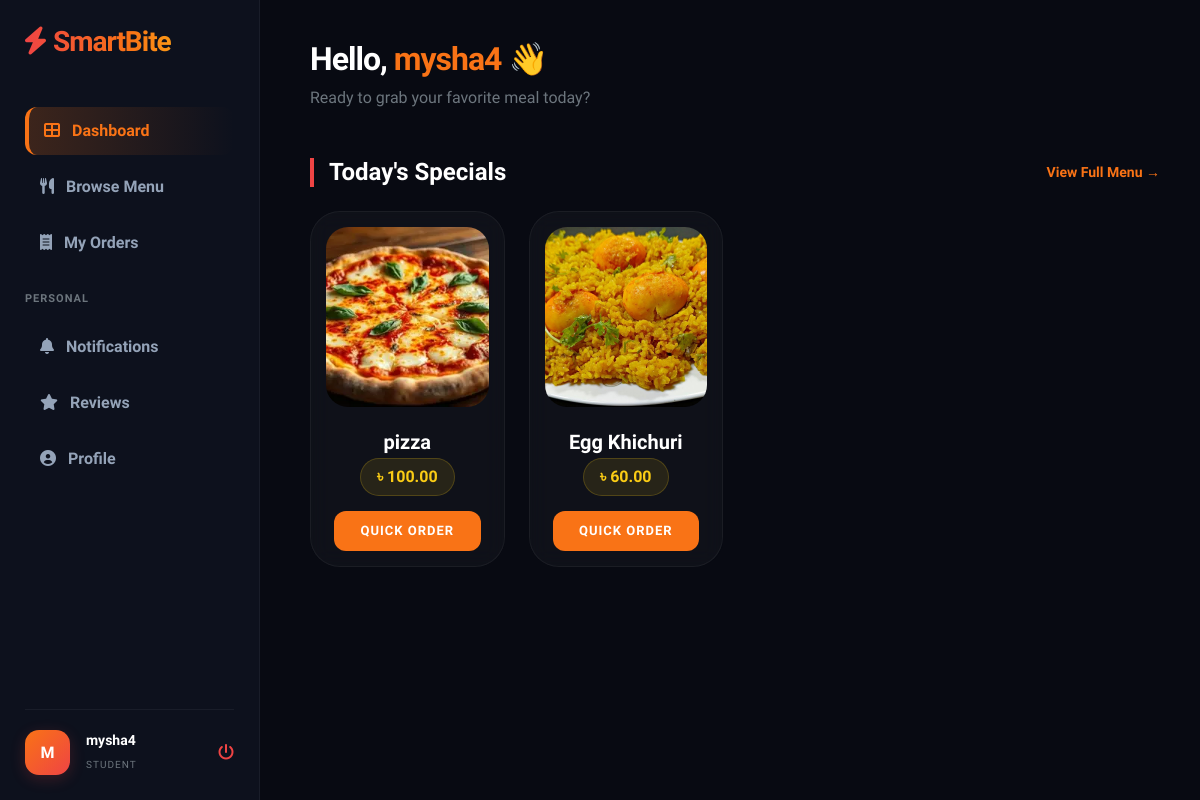
/dashboard/ (signed in), run on the app's committed database.
### SmartCanteen/models.py (models this page shows, shortened)
class SpecialItem(models.Model):
    name = models.CharField(max_length=100)
    price = models.DecimalField(max_digits=10, decimal_places=2)
    image = models.ImageField(
        upload_to='special_items/',
        blank=True,
        null=True
    )
    created_at = models.DateTimeField(auto_now_add=True)

### SmartCanteen/views.py (the view)
# urls.py: path('dashboard/', views.dashboard, name='dashboard'),
@login_required
def dashboard(request):
    specials = SpecialItem.objects.all().order_by('-id')
    active_orders = Order.objects.filter(
        user=request.user,
        status__in=['Pending', 'In Process', 'Ready']
    ).prefetch_related('items', 'items__food').order_by('-created_at')
    unread_count = Notification.objects.filter(
        user=request.user,
        is_read=False
    ).count()
    return render(request, 'dashboard.html', {
        'specials': specials,
        'active_orders': active_orders, # Context-e active order pathano holo
        'current_date': datetime.now(),
        'unread_notifications_count': unread_count
    })

### templates/Dashboard.html (shortened to what this page needs)
<!DOCTYPE html>
<html lang="en">
<head>
    <link href="https://cdn.jsdelivr.net/npm/bootstrap@5.3.3/dist/css/bootstrap.min.css" rel="stylesheet">
    <link rel="stylesheet" href="https://cdnjs.cloudflare.com/ajax/libs/font-awesome/6.0.0/css/all.min.css">
</head>
<body>
    <div class="sidebar">
        <div class="sidebar-top">
            <h3 class="mb-5"><i class="fas fa-bolt me-2"></i>SmartBite</h3>
            <nav>
                <a href="{% url 'dashboard' %}" class="active-link"><span><i class="fas fa-th-large me-2"></i> Dashboard</span></a>
                <a href="{% url 'menu' %}"><span><i class="fas fa-utensils me-2"></i> Browse Menu</span></a>
                <a href="{% url 'orders_view' %}"><span><i class="fas fa-receipt me-2"></i> My Orders</span></a>
                <p class="text-secondary small fw-bold text-uppercase mt-4 mb-3" style="letter-spacing: 1px; font-size: 11px;">Personal</p>
                <a href="{% url 'notifications' %}">
                    <span><i class="fas fa-bell me-2"></i> Notifications</span>
                </a>
                <a href="{% url 'reviews_list' %}"><span><i class="fas fa-star me-2"></i> Reviews</span></a>
                <a href="{% url 'profile' %}"><span><i class="fas fa-user-circle me-2"></i> Profile</span></a>
            </nav>
        </div>
        <div class="sidebar-footer">
            <div class="user-info d-flex align-items-center gap-3">
                <div class="avatar-circle">{{ user.username|slice:":1"|upper }}</div>
                <div class="flex-grow-1">
                    <span class="d-block small fw-bold text-white">{{ user.username }}</span>
                    <span class="text-secondary" style="font-size: 10px; letter-spacing: 1px;">STUDENT</span>
                </div>
                <form action="{% url 'logout' %}" method="post" class="m-0">
                    <button type="submit" class="border-0 bg-transparent logout-btn p-0">
                        <i class="fas fa-power-off"></i>
                    </button>
                </form>
            </div>
        </div>
    </div>
    <div class="main">
        <div class="mb-5">
            <h1 class="welcome-title">Hello, <span class="text-orange">{{ user.username }}</span> 👋</h1>
            <p class="text-secondary">Ready to grab your favorite meal today?</p>
        </div>
        <div class="d-flex justify-content-between align-items-center mb-4">
            <h4 class="fw-bold mb-0" style="border-left: 4px solid var(--primary-red); padding-left: 15px;">Today's Specials</h4>
            <a href="{% url 'menu' %}" class="text-orange text-decoration-none small fw-bold">View Full Menu →</a>
        </div>
        <div class="row g-4">
            {% for item in specials %}
            <div class="col-md-4 col-lg-3">
                <div class="special-card">
                    {% if item.image %}
                        <img src="{{ item.image.url }}" class="special-img">
                    {% else %}
                        <img src="https://via.placeholder.com/300x200" class="special-img">
                    {% endif %}
                    <h5 class="fw-bold mt-2 mb-1">{{ item.name }}</h5>
                    <div class="price-tag">৳ {{ item.price }}</div>
                    <div class="px-2">
                        <a href="{% url 'menu' %}#food-{{ item.id }}" class="btn btn-order w-100">Quick Order</a>
                    </div>
                </div>
            </div>
            {% empty %}
            <div class="col-12">
                <div class="p-5 text-center rounded-4" style="background: rgba(255,255,255,0.02); border: 1px dashed rgba(255,255,255,0.1);">
                    <p class="text-secondary m-0">No special items found for today.</p>
                </div>
            </div>
            {% endfor %}
        </div>
    </div>
</body>
</html>

### templates/Dashboard.html (style rules this page uses)
:root { --primary-orange: #f97316; --primary-red: #ef4444; --primary-yellow: #facc15; --bg-dark: #080a12; --sidebar-bg: #0d111d; --card-bg: rgba(255, 255, 255, 0.03); }
body { background: var(--bg-dark); color: white; font-family: 'Plus Jakarta Sans', sans-serif; overflow-x: hidden; }
.sidebar { width: 260px; height: 100vh; background: var(--sidebar-bg); position: fixed; top: 0; left: 0; padding: 25px; display: flex; flex-direction: column; justify-content: space-between; border-right: 1px solid rgba(255, 255, 255, 0.05); }
.sidebar h3 { font-weight: 800; background: linear-gradient(to right, var(--primary-red), var(--primary-orange), var(--primary-yellow)); -webkit-background-clip: text; -webkit-text-fill-color: transparent; letter-spacing: -1px; }
.sidebar a { display: flex; align-items: center; justify-content: space-between; color: #94a3b8; padding: 12px 15px; text-decoration: none; border-radius: 12px; transition: 0.3s; margin-bottom: 8px; font-weight: 600; }
.active-link { background: linear-gradient(90deg, rgba(249, 115, 22, 0.2), transparent) !important; color: var(--primary-orange) !important; border-left: 4px solid var(--primary-orange); }
.sidebar-footer { border-top: 1px solid rgba(255, 255, 255, 0.05); padding-top: 20px; }
.avatar-circle { background: linear-gradient(135deg, var(--primary-orange), var(--primary-red)); color: white; width: 45px; height: 45px; border-radius: 14px; display: flex; align-items: center; justify-content: center; font-weight: 800; box-shadow: 0 4px 15px rgba(239, 68, 68, 0.2); }
.main { margin-left: 270px; padding: 40px; }
.welcome-title { font-size: 32px; font-weight: 800; letter-spacing: -1px; }
.text-orange { color: var(--primary-orange); }
.special-card { background: var(--card-bg); border: 1px solid rgba(255, 255, 255, 0.05); border-radius: 30px; overflow: hidden; transition: all 0.4s cubic-bezier(0.175, 0.885, 0.32, 1.275); height: 100%; text-align: center; padding: 15px; backdrop-filter: blur(10px); }
.special-img { width: 100%; height: 180px; object-fit: cover; border-radius: 22px; margin-bottom: 15px; }
.price-tag { background: rgba(250, 204, 21, 0.1); color: var(--primary-yellow); font-weight: 800; padding: 6px 16px; border-radius: 50px; display: inline-block; margin-bottom: 15px; border: 1px solid rgba(250, 204, 21, 0.2); }
.btn-order { background: var(--primary-orange); color: white; border: none; padding: 10px; font-weight: 700; border-radius: 12px; transition: 0.3s; text-transform: uppercase; font-size: 13px; letter-spacing: 1px; }
.logout-btn { color: #ef4444; transition: 0.3s; }
html { scroll-behavior: smooth; }

### data on the page
SpecialItem: image (picture), name "pizza", price "100.00"
SpecialItem: image (picture), name "Egg Khichuri", price "60.00"

### other printed values
{{ user.username|slice:":1"|upper }} "M"
{{ user.username }} "mysha4"
